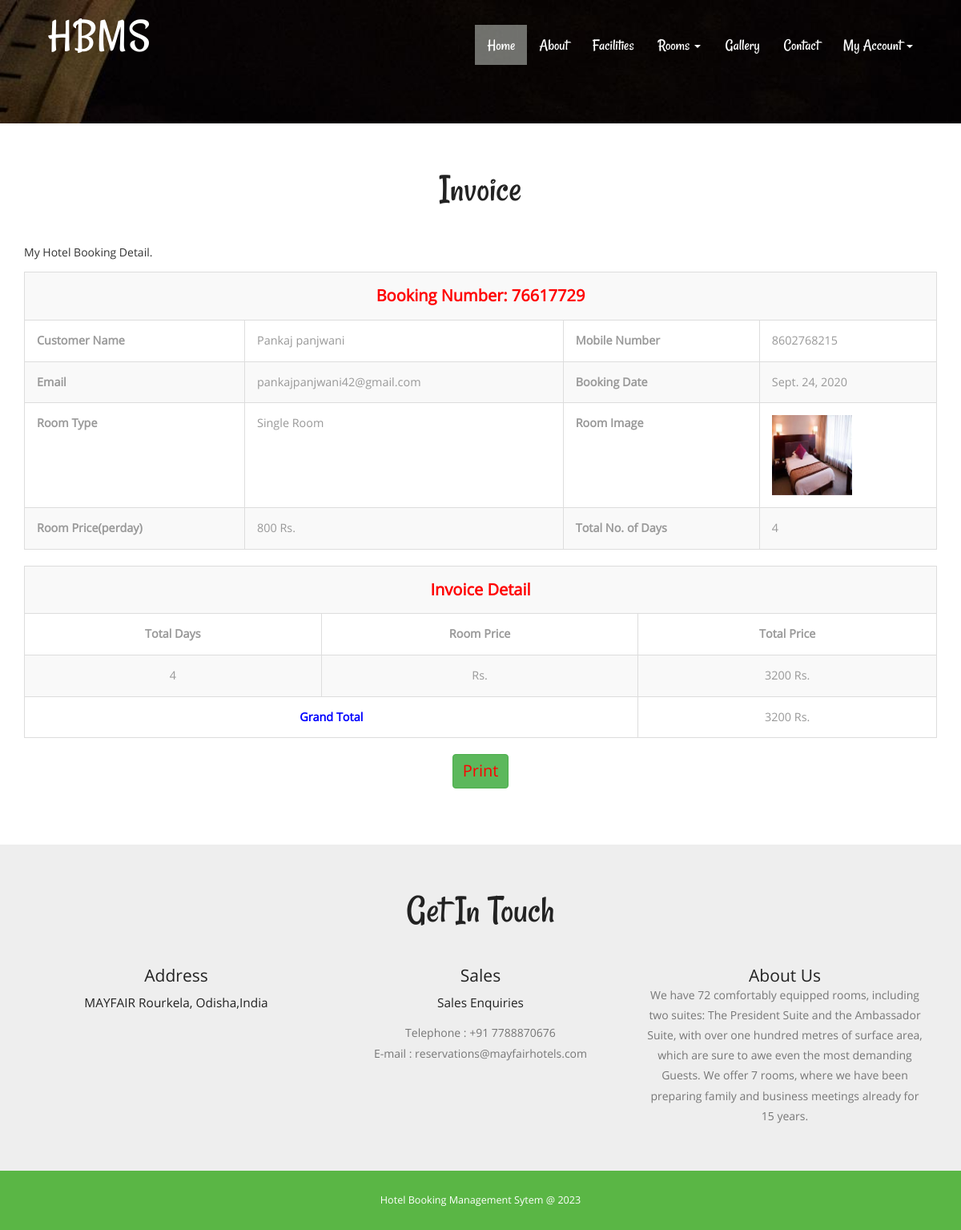
Page /invoice/5 (signed in) on the committed database.
### hotel/models.py (models this page shows, shortened)
class Booking(models.Model):
    roomid = models.ForeignKey(Room, on_delete=models.CASCADE)
    bookingnumber = models.CharField(max_length=100)
    userid = models.ForeignKey(User, on_delete=models.CASCADE)
    idtype = models.CharField(max_length=50)
    gender = models.CharField(max_length=10)
    address = models.CharField(max_length=500)
    checkindate = models.DateField()
    checkoutdate = models.DateField()
    bookingdate = models.DateField()
    remark = models.CharField(max_length=100)
    status = models.CharField(max_length=100)

class Room(models.Model):
    roomtype = models.ForeignKey(Category, on_delete=models.CASCADE)
    roomname = models.CharField(max_length=100)
    maxadult = models.IntegerField()
    maxchild = models.IntegerField()
    roomdescription = models.CharField(max_length=500)
    noofbed = models.IntegerField()
    image = models.FileField()
    roomfacility = models.CharField(max_length=500)

class Category(models.Model):
    categoryname = models.CharField(max_length=120)
    description = models.CharField(max_length=500)
    price = models.IntegerField()

### hotel/views.py (the view)
# urls.py: path('invoice/<int:pid>',invoice, name='invoice'),
def invoice(request,pid):
    if not request.user.is_authenticated:
        return redirect('index')
    book = Booking.objects.get(id = pid)
    category = Category.objects.all()
    totaldays = book.checkoutdate - book.checkindate
    total = totaldays.days * book.roomid.roomtype.price
    error = ""
    d = {'error': error,'category':category,'book':book,'totaldays':totaldays,'total':total}
    return render(request, 'invoice.html',d)

### hotel/templates/invoice.html (shortened to what this page needs)
{% load static %}
{% block body %}
<html>
<head>
<link href="{% static 'css/bootstrap.css' %}" rel="stylesheet" type="text/css" media="all">
<link href="{% static 'css/style.css' %}" rel="stylesheet" type="text/css" media="all" />
</head>
<body>
			<div class="header head-top">
				<div class="container">
	{% include 'header.html' %}
		</div>
</div>
	<div class="typography">
			<div class="container">
				<div class="typography-info">
					<h2 class="type">Invoice</h2>
				</div>
				<p>My Hotel Booking Detail.</p>
				<div class="bs-docs-example">
                            <table border="1" class="table table-bordered table-striped table-vcenter js-dataTable-full-pagination">
                                            <tr>
    <th colspan="5" style="text-align: center;color: red;font-size: 20px">Booking Number: {{book.bookingnumber}}</th>
  </tr>
  <tr>
    <th>Customer Name</th>
    <td>{{request.user.first_name}}</td>
   <th>Mobile Number</th>
    <td colspan="2">{{request.user.last_name}}</td>
  </tr>
  <tr>
    <th>Email</th>
    <td>{{request.user.username}}</td>
    <th>Booking Date</th>
    <td colspan="2">{{book.bookingdate}}</td>
  </tr>
   <tr>
    <th>Room Type</th>
    <td>{{book.roomid.roomtype.categoryname}}</td>
    <th>Room Image</th>
    <td><img src="{{book.roomid.image.url}}" width="100" height="100"></td>
  </tr>
 <tr>
    <th>Room Price(perday)</th>
    <td>{{book.roomid.roomtype.price}} Rs.</td>
    <th>Total No. of Days</th>
    <td colspan="2">{{totaldays.days}}</td>
  </tr>
<table border="1" class="table table-bordered table-striped table-vcenter js-dataTable-full-pagination">
  <tr>
    <th colspan="5" style="text-align: center;color: red;font-size: 20px">Invoice Detail</th>
  </tr>
  <tr>
    <th style="text-align: center;">Total Days</th>
   <th style="text-align: center;">Room Price</th>
   <th style="text-align: center;">Total Price</th>
  </tr>
<tr>
  <td style="text-align: center;">{{totaldays.days}}</td>
  <td style="text-align: center;">{{room.roomtype.price}} Rs.</td>
<td style="text-align: center;">{{total}} Rs.</td>
  </tr>
<tr>
  <th colspan="2" style="text-align:center;color: blue">Grand Total </th>
<td colspan="2" style="text-align: center;">{{total}} Rs.</td>
</tr>
</table>
</table>
<p style="text-align: center;font-size: 20px">
  <input name="Submit2" type="submit" class="btn btn-success" style="color: red;font-size: 20px" value="Print" onClick="return f3();" style="cursor: pointer;"  /></p>
				</div>
			</div>
	</div>
			{% include 'getintouch.html' %}
				{% include 'footer.html' %}
</body>
</html>
{% endblock %}

### hotel/static/css/style.css (style rules this page uses)
h1,h2,h3,h4,h5,h6 { padding:0 0; margin:0 0; }
p { padding:0 0; margin:0 0; }
body { padding:0 0; margin:0 0; font-family: 'OpenSans-Regular' }
.header { background:url(../images/banner11.jpg) no-repeat 0px 0px; background-size:cover; -webkit-background-size: cover; -moz-background-size: cover; -o-background-size: cover; -ms-background-size: cover; min-height:764px; padding-bottom: 4em; }
.head-top { min-height: 115px !important; }
.typography-info { text-align: center; margin-bottom: 3em; }
h2.type { font-size: 3.5em; text-transform: capitalize; font-family: 'Rancho-Regular'; color: #222; }
.typography { padding: 4em 0; }
.table > thead > tr > th, .table > tbody > tr > th, .table > tfoot > tr > th, .table > thead > tr > td, .table > tbody > tr > td, .table > tfoot > tr > td { border-top: none !important; }
.bs-docs-example { margin: 1em 0; }
.table td, .table>tbody>tr>td, .table>tbody>tr>th, .table>tfoot>tr>td, .table>tfoot>tr>th, .table>thead>tr>td, .table>thead>tr>th { padding: 15px!important; }
.table > thead > tr > th, .table > tbody > tr > th, .table > tfoot > tr > th, .table > thead > tr > td, .table > tbody > tr > td, .table > tfoot > tr > td { font-size: 0.9em; color: #999; border-top: none !important; }
@media (max-width:1440px) { .header { min-height: 679px; } }
@media (max-width:1366px) { .header { min-height: 652px; } }
@media (max-width:1280px) { .header { min-height: 602px; } }

### rows in the picture
Booking: bookingnumber "76617729", bookingdate "Sept. 24, 2020", roomid.roomtype.categoryname "Single Room", roomid.image (picture), roomid.roomtype.price "800"

### other values in the picture
{{ request.user.first_name }} "Pankaj panjwani"
{{ request.user.last_name }} "8602768215"
{{ request.user.username }} "pankajpanjwani42@gmail.com"
{{ totaldays.days }} "4"
{{ total }} "3200"
